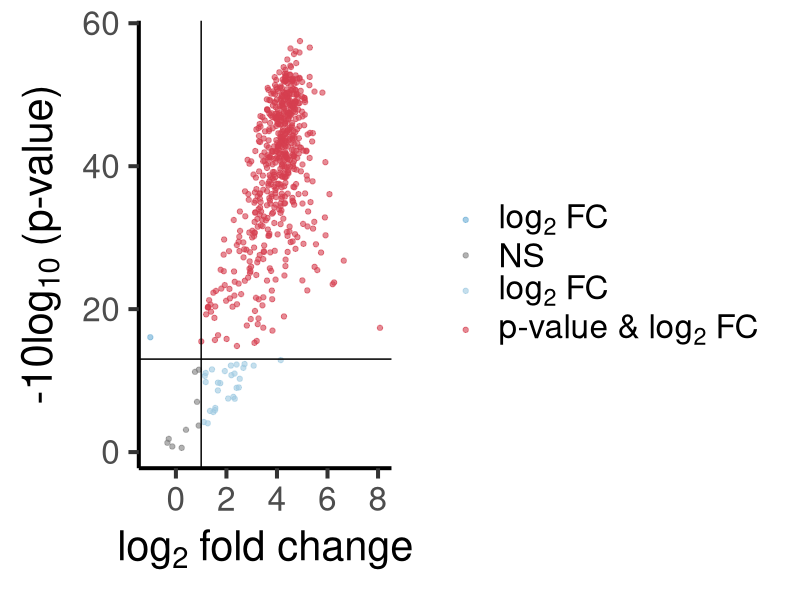
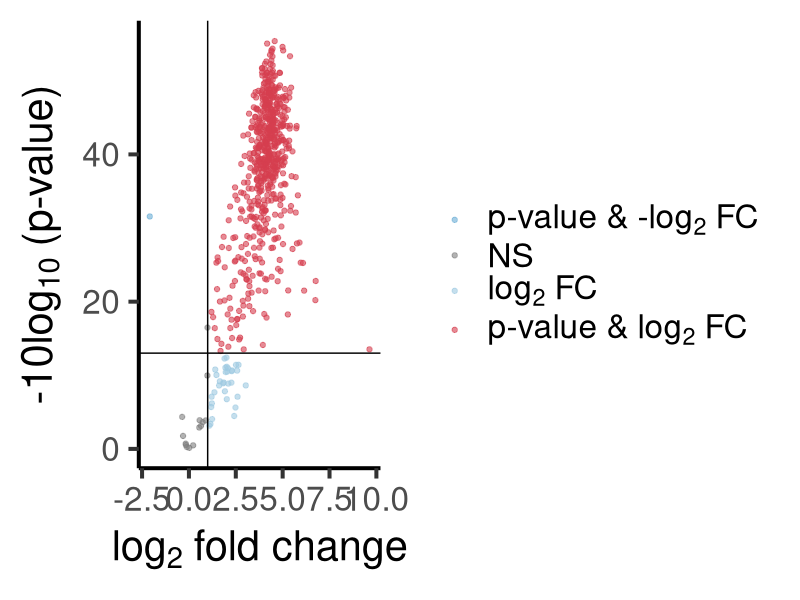
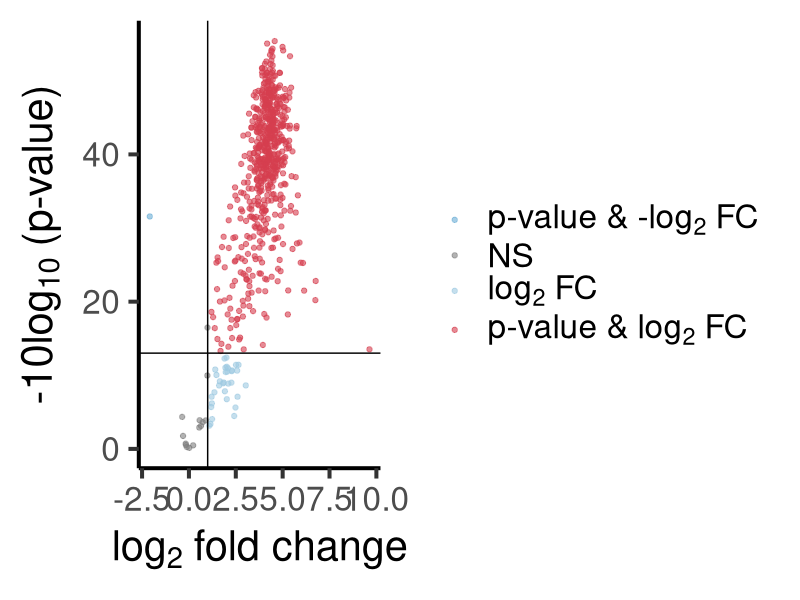
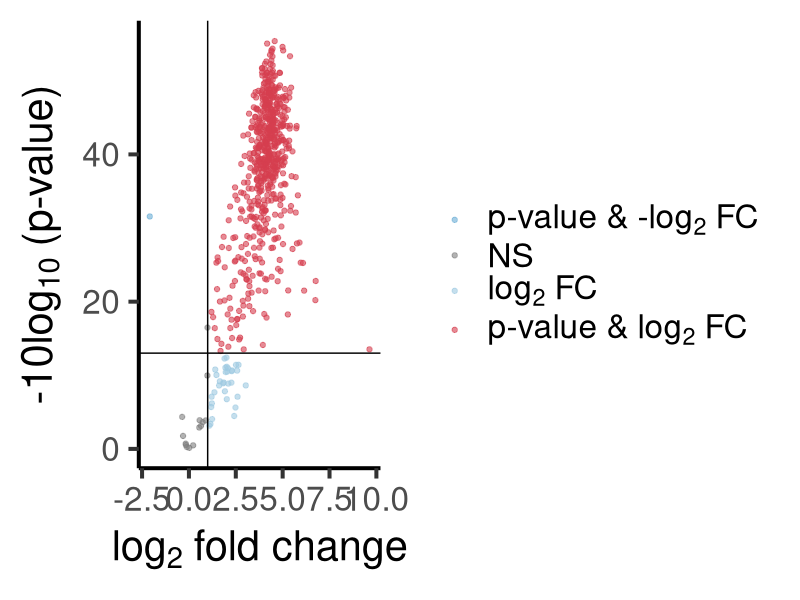
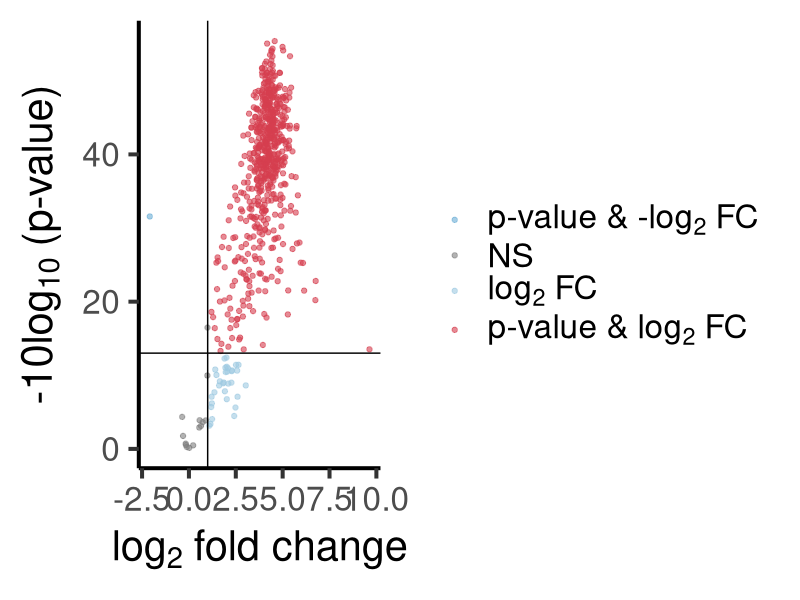
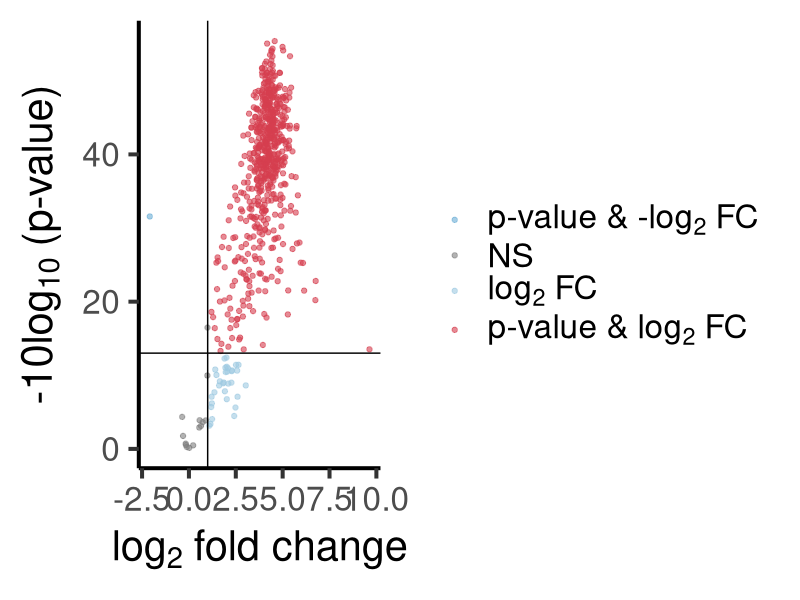
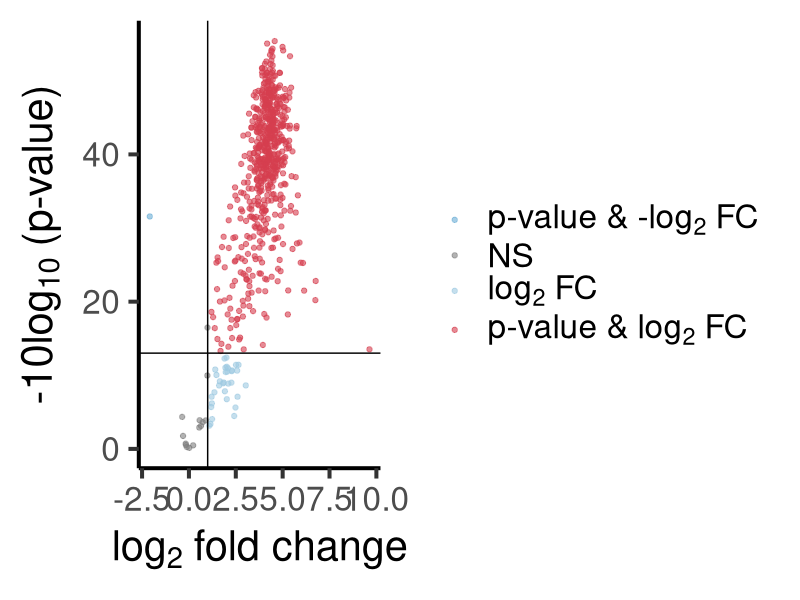

Generate these figures, in order, with R:
# 2021-03-22
# TR01: BirA/Sox2 Serum 
# ASM 

# last updated: 2022-01-20

# usage: script to make volcano plot of enriched proteins in a 6plex TMT mass spec experiment. 
      # Note:" ASM = serum plex1 and Ilia = serum plex2


####################################################################### begin ##########################################################################
library(dplyr)
library(tidyr)
library(tidyverse)

# data from two separate runs: sample prep by Ilia (I) or Amanda (A)


# will start with ASM data to make pipeline, then will run same analysis for Ilia's data 
# ASM not normalized multi-median group comparison for log2 FC data
serum_Am <- read.csv("TR01_Serum_AmandaPlex_Multimedian_notNormalized_Unfiltered_correctOrder.csv")
head(serum_Am)
serum_Am 

serum_Am.filt <- serum_Am[serum_Am$Amanda_newDatabase.unique_peptides >= 2, ]
str(serum_Am.filt)
str(serum_Am.filt$Amanda_newDatabase.pct_cov)
length(serum_Am.filt$Amanda_newDatabase.unique_peptides)
length(serum_Am$Amanda_newDatabase.unique_peptides)

# ASM NORMALIZED multi-median group comparison for log2 FC data (will not use, normalization causes issue; will show)
serum_Am.norm <- read.csv("TR01_Serum_AmandaPlex_Multimedian_Normalized_Unfiltered_correctOrder.csv") # serum_A 
head(serum_Am.norm)
serum_Am.norm 

# Ilia not normalized multi-median group comparison for log2 FC data
serum_Im <- read.csv("TR01_Serum_IliaPlex_Multimedian_notNormalized_Unfiltered_correctOrder.csv") # serum_A 
head(serum_Im)
serum_Im
# Ilia NORMALIZED multi-median group comparison for log2 FC data (will not use, normalization causes issue; will show)
serum_Im.norm <- read.csv("TR01_Serum_IliaPlex_Multimedian_Normalized_Unfiltered_correctOrder.csv") # serum_A 
head(serum_Im.norm)
serum_Im.norm



####################################################################### label points ##########################################################################
# label samples based on enrichment identity 
# ASM notNorm
serum_Am$diffexpressed <- "NO"
# if log2Foldchange > 0.6 and pvalue < 0.05, set as "UP" 
serum_Am$diffexpressed[serum_Am$logFC.xBirA.Cre.over.NoBirA > 1.0 & serum_Am$P.Value.xBirA.Cre.over.NoBirA < 0.05] <- "UP"
# if log2Foldchange < -0.6 and pvalue < 0.05, set as "DOWN"
serum_Am$diffexpressed[serum_Am$logFC.xBirA.Cre.over.NoBirA < -1.0 & serum_Am$P.Value.xBirA.Cre.over.NoBirA < 0.05] <- "DOWN"
serum_Am$diffexpressed[serum_Am$logFC.xBirA.Cre.over.NoBirA > 1.0 & serum_Am$P.Value.xBirA.Cre.over.NoBirA > 0.05] <- "NS_UP"
sum(serum_Am$diffexpressed == "UP")

# label samples based on enrichment identity 
# ASM notNorm filtered 
serum_Am.filt$diffexpressed <- "NO"
# if log2Foldchange > 0.6 and pvalue < 0.05, set as "UP" 
serum_Am.filt$diffexpressed[serum_Am.filt$logFC.xBirA.Cre.over.NoBirA > 1.0 & serum_Am.filt$P.Value.xBirA.Cre.over.NoBirA < 0.05] <- "UP"
# if log2Foldchange < -0.6 and pvalue < 0.05, set as "DOWN"
serum_Am.filt$diffexpressed[serum_Am.filt$logFC.xBirA.Cre.over.NoBirA < -1.0 & serum_Am.filt$P.Value.xBirA.Cre.over.NoBirA < 0.05] <- "DOWN"
serum_Am.filt$diffexpressed[serum_Am.filt$logFC.xBirA.Cre.over.NoBirA > 1.0 & serum_Am.filt$P.Value.xBirA.Cre.over.NoBirA > 0.05] <- "NS_UP"
sum(serum_Am.filt$diffexpressed == "UP")

# ASM Norm
serum_Am.norm$diffexpressed <- "NO"
# if log2Foldchange > 0.6 and pvalue < 0.05, set as "UP" 
serum_Am.norm$diffexpressed[serum_Am.norm$logFC.xBirA.Cre.over.NoBirA > 1.0 & serum_Am.norm$P.Value.xBirA.Cre.over.NoBirA < 0.05] <- "UP"
# if log2Foldchange < -0.6 and pvalue < 0.05, set as "DOWN"
serum_Am.norm$diffexpressed[serum_Am.norm$logFC.xBirA.Cre.over.NoBirA < -1.0 & serum_Am.norm$P.Value.xBirA.Cre.over.NoBirA < 0.05] <- "DOWN"
serum_Am.norm$diffexpressed[serum_Am.norm$logFC.xBirA.Cre.over.NoBirA > 1.0 & serum_Am.norm$P.Value.xBirA.Cre.over.NoBirA > 0.05] <- "NS_UP"


# Ilia notNorm
serum_Im$diffexpressed <- "NO"
# if log2Foldchange > 0.6 and pvalue < 0.05, set as "UP" 
serum_Im$diffexpressed[serum_Im$logFC.xBirA.Cre.over.NoBirA > 1.0 & serum_Im$P.Value.xBirA.Cre.over.NoBirA < 0.05] <- "UP"
# if log2Foldchange < -0.6 and pvalue < 0.05, set as "DOWN"
serum_Im$diffexpressed[serum_Im$logFC.xBirA.Cre.over.NoBirA < -1.0 & serum_Im$P.Value.xBirA.Cre.over.NoBirA < 0.05] <- "DOWN"
serum_Im$diffexpressed[serum_Im$logFC.xBirA.Cre.over.NoBirA > 1.0 & serum_Im$P.Value.xBirA.Cre.over.NoBirA > 0.05] <- "NS_UP"
sum(serum_Im$diffexpressed == "UP")

# Ilia Norm
serum_Im.norm$diffexpressed <- "NO"
# if log2Foldchange > 0.6 and pvalue < 0.05, set as "UP" 
serum_Im.norm$diffexpressed[serum_Im.norm$logFC.xBirA.Cre.over.NoBirA > 1.0 & serum_Im.norm$P.Value.xBirA.Cre.over.NoBirA < 0.05] <- "UP"
# if log2Foldchange < -0.6 and pvalue < 0.05, set as "DOWN"
serum_Im.norm$diffexpressed[serum_Im.norm$logFC.xBirA.Cre.over.NoBirA < -1.0 & serum_Im.norm$P.Value.xBirA.Cre.over.NoBirA < 0.05] <- "DOWN"
serum_Im.norm$diffexpressed[serum_Im.norm$logFC.xBirA.Cre.over.NoBirA > 1.0 & serum_Im.norm$P.Value.xBirA.Cre.over.NoBirA > 0.05] <- "NS_UP"

################################################################## ASM Volcano #########################################################################
# actual plot to use
# plots plots plots 
plot1 <- ggplot(serum_Im, aes(x = logFC.xBirA.Cre.over.NoBirA, y = Log.P.Value.xBirA.Cre.over.NoBirA, col = diffexpressed, label = geneSymbol)) + 
  geom_point(alpha = 0.60) +
  #scale_color_manual(labels = c("NS", "Log2 FC", "p-value & log2 FC"), values = c("grey50", "#9ECAE1", "#D53E4F") +
  theme_classic(base_size = 30) + 
  #geom_text() +  
  geom_vline(xintercept = c(1.0), col = "black") +
  geom_hline(yintercept = -10*log10(0.05), col = "black")

plot1 <- plot1 + theme(plot.title = element_text(hjust = 0.5)) +
  theme(plot.subtitle = element_text(hjust = 0.5)) +
  labs(y = "-10log"[10]~"(p-value)") +
  labs(x =  "log"[2]~"fold change") + 
  labs(color = "") + 
  scale_color_manual(labels = c("log"[2]~"FC", "NS", "log"[2]~"FC", "p-value & log"[2]~"FC"), values = c("#6BAED6", "grey50", "#9ECAE1", "#D53E4F"))
plot1



plot1 <- ggplot(serum_Am.filt, aes(x = logFC.xBirA.Cre.over.NoBirA, y = Log.P.Value.xBirA.Cre.over.NoBirA, col = diffexpressed, label = geneSymbol)) + 
  geom_point(alpha = 0.60) +
  #scale_color_manual(labels = c("NS", "Log2 FC", "p-value & log2 FC"), values = c("grey50", "#9ECAE1", "#D53E4F") +
  theme_classic(base_size = 30) + 
  #geom_text() +  
  geom_vline(xintercept = c(1.0), col = "black") +
  geom_hline(yintercept = -10*log10(0.05), col = "black")

plot1 <- plot1 + theme(plot.title = element_text(hjust = 0.5)) +
  theme(plot.subtitle = element_text(hjust = 0.5)) +
  labs(y = "-10log"[10]~"(p-value)") +
  labs(x =  "log"[2]~"fold change") + 
  labs(color = "") + 
  scale_color_manual(labels = c("p-value & -log"[2]~"FC", "NS", "log"[2]~"FC", "p-value & log"[2]~"FC"), values = c("#6BAED6", "grey50", "#9ECAE1", "#D53E4F"))
plot1




# ASM notNorm
ggsave(filename = "BirA-Sox2Cre_Serum_LCMSMS_multimed_notNorm_ASM_volcano.pdf", plot = plot1, path = "./", 
       width = 14, height = 12, units = "in", dpi = "retina")

# filt
ggsave(filename = "BirA-Sox2Cre_Serum_LCMSMS_multimed_notNorm-filt_UniquePeps_ASM_volcano.pdf", plot = plot1, path = "./", 
       width = 14, height = 12, units = "in", dpi = "retina")

# ASM Norm
ggsave(filename = "BirA-Sox2Cre_Serum_LCMSMS_multimed_Norm_ASM_volcano.pdf", plot = plot1, path = "./", 
       width = 14, height = 12, units = "in", dpi = "retina")


# Ilia notNorm
ggsave(filename = "BirA-Sox2Cre_Serum_LCMSMS_multimed_notNorm_Ilia_volcano.pdf", plot = plot1, path = "./", 
       width = 14, height = 12, units = "in", dpi = "retina")

# Ilia Norm
ggsave(filename = "BirA-Sox2Cre_Serum_LCMSMS_multimed_Norm_Ilia_volcano.pdf", plot = plot1, path = "./", 
       width = 14, height = 12, units = "in", dpi = "retina")
